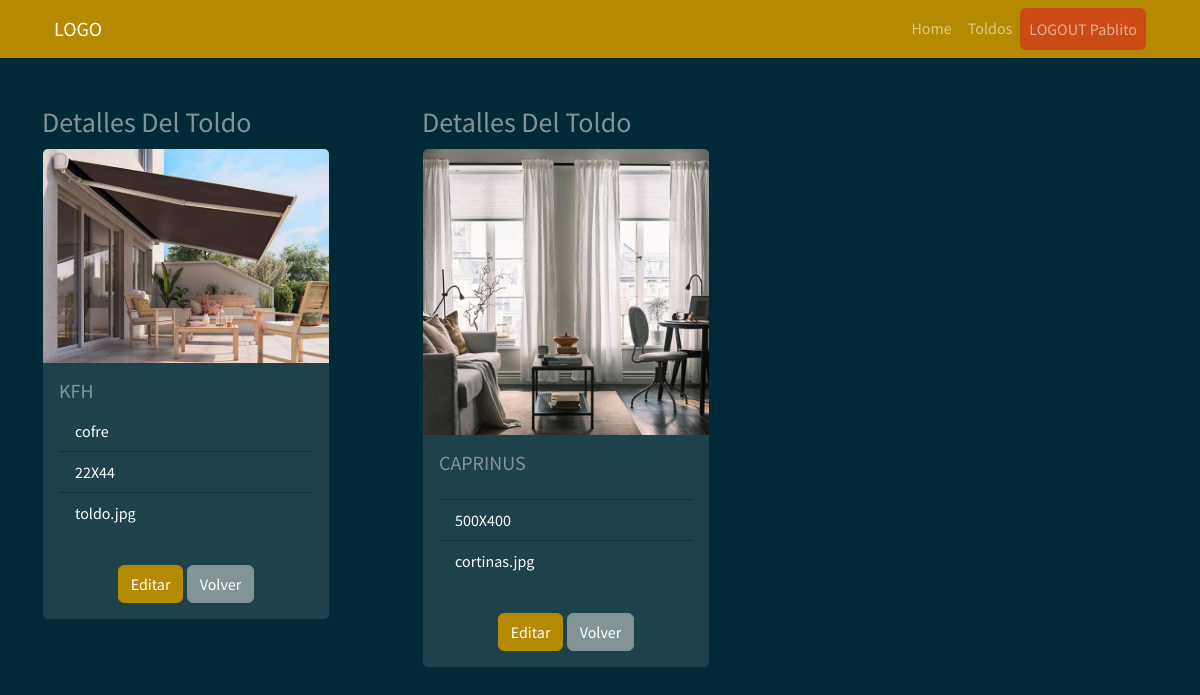
/toldo_user (signed in), run on an earlier commit of the app's database.
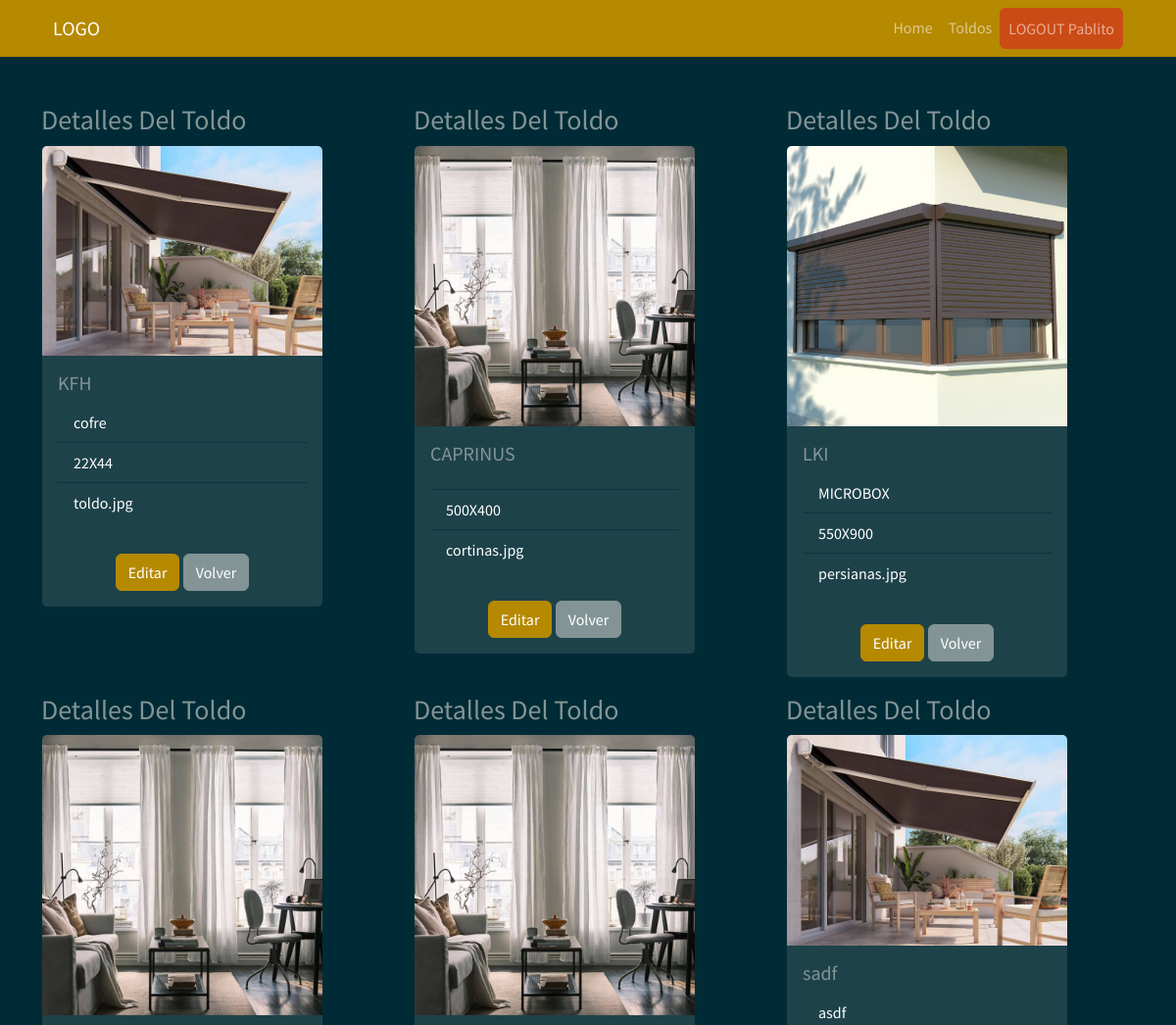
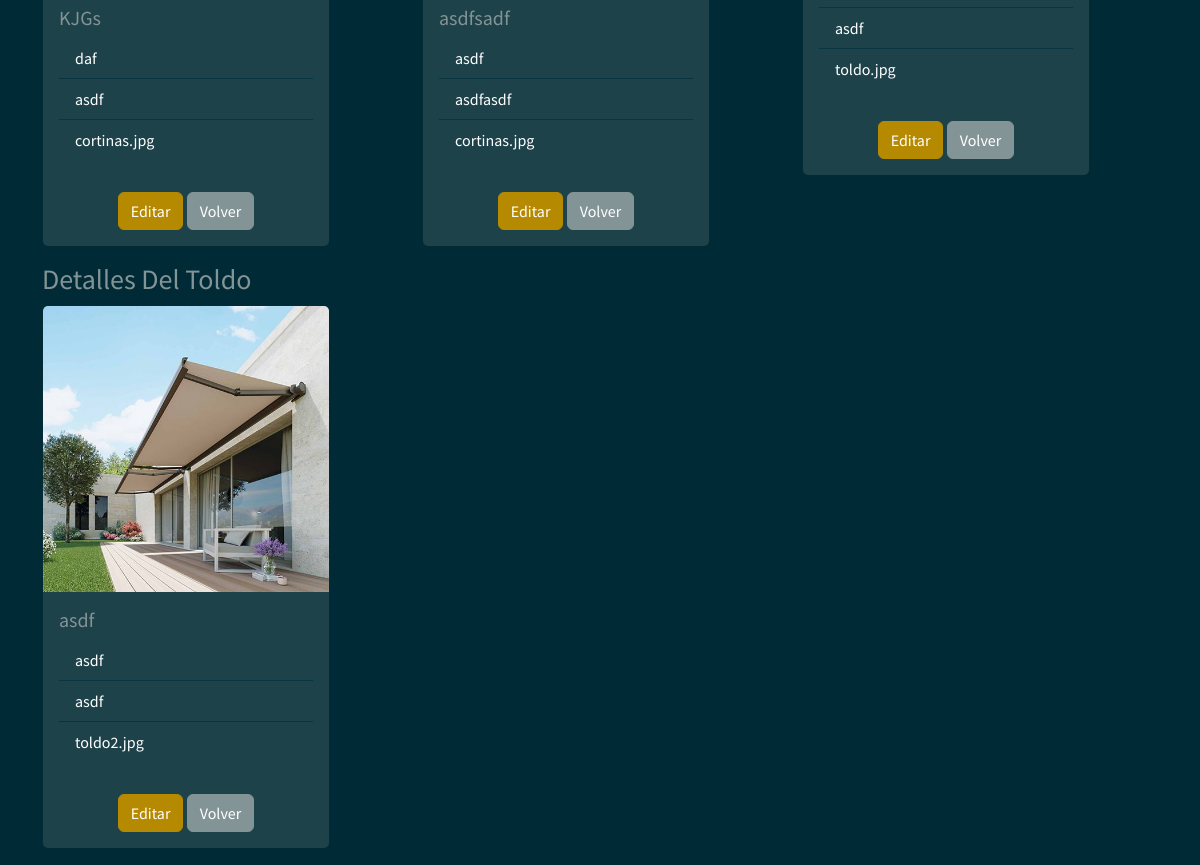
And on a later commit of the database (2 pictures, top to bottom).
### myapp/models.py (models this page shows)
    class Toldo(db.Model):
        __tablename__ = "Toldo"  # Nombre de la tabla que se crea
        Toldo_id = db.Column("toldo_id", db.Integer, Sequence(
            'toldo_id_seq'),  primary_key=True)
        Modelo = db.Column(db.String(20))
        Tipo = db.Column(db.String(30))
        Dimensiones = db.Column(db.String(30))
        Imagen = db.Column(db.String(30))

### myapp/views.py (the view)
    @app.route("/toldo_user", methods=["GET", "POST"])
    def toldo_user():
        list_toldo = db_access["list_toldos"]
        toldos = list_toldo()
        usuario = session['usuario']
        usu = usuario
        return render_template("toldos_user.html",toldos=toldos, usu=usu)

### myapp/templates/toldos_user.html (shortened to what this page needs)
<!DOCTYPE html>
<html>
<head>
    <link href="https://cdn.jsdelivr.net/npm/bootstrap@5.1.3/dist/css/bootstrap.min.css" rel="stylesheet"
>
    <link rel="stylesheet" href="../static/style/bootstrap.min(8).css">
</head>
<body>
    {% include 'includes/navbar_user.html' %}
    <div class="container">
        <div class="row mt-5">
            {% for toldo in toldos %}
            <div class="col-4">
                <p class="list-group">
                <h3>Detalles Del Toldo</h3>
                <div class="card" style="width: 18rem;">
                    <img src="../static/style/img/{{toldo.Imagen}}" class="card-img-top" alt="...">
                    <div class="card-body">
                        <h5 class="card-title">
                            {{toldo.Modelo}}
                        </h5>
                        <ul class="list-group list-group-flush">
                            <li class="list-group-item">
                                {{toldo.Tipo}}
                            </li>
                            <li class="list-group-item">
                                {{toldo.Dimensiones}}
                            </li>
                            <li class="list-group-item">
                                {{toldo.Imagen}}
                            </li>
                        </ul>
                    </div>
                    <div class="card-body mx-auto">
                        <form method="POST">
                            <button type="button" class="btn btn-primary" data-bs-target="#form"
                                data-bs-toggle="collapse">Editar</button>
                            <a class="btn btn-secondary" href="/toldo">Volver</a>
                        </form>
                    </div>
                </div>
                </p>
            </div>
            {% endfor %}
        </div>
    </div>
</body>
</html>

### myapp/templates/includes/navbar_user.html (shortened to what this page needs)
<link href="https://cdnjs.cloudflare.com/ajax/libs/font-awesome/5.10.0/css/all.min.css" rel="stylesheet">
<div class="container-fluid bg-primary">
    <div class="container">
        <nav class="navbar navbar-expand-lg navbar-dark">
            <div class="container-fluid">
                <a class="navbar-brand" href="/inicio">LOGO</a>
                <div class="collapse navbar-collapse" id="navbarSupportedContent">
                    <ul class="navbar-nav ms-auto mb-2 mb-lg-0">
                        <li class="nav-item">
                            <a class="nav-link " aria-current="page" href="">Home</a>
                        </li>
                        <li class="nav-item">
                            <a class="nav-link" href="/toldo_user">Toldos</a>
                        </li>
                        <li class="nav-item">
                            <a href="/logout" class="nav-link  bg-warning btn" tabindex="-1"
                                aria-disabled="true">LOGOUT {{usu}}</a>
                        </li>
                    </ul>
                </div>
            </div>
        </nav>
    </div>
</div>

What changed in the data, as far as the page shows it:
added Toldo: Imagen (picture), Modelo "LKI", Tipo "MICROBOX", Dimensiones "550X900", Imagen "persianas.jpg"
added Toldo: Imagen (picture), Modelo "KJGs", Tipo "daf", Dimensiones "asdf", Imagen "cortinas.jpg"
added Toldo: Imagen (picture), Modelo "asdfsadf", Tipo "asdf", Dimensiones "asdfasdf", Imagen "cortinas.jpg"
added Toldo: Imagen (picture), Modelo "sadf", Tipo "asdf", Dimensiones "asdf", Imagen "toldo.jpg"
added Toldo: Imagen (picture), Modelo "asdf", Tipo "asdf", Dimensiones "asdf", Imagen "toldo2.jpg"
